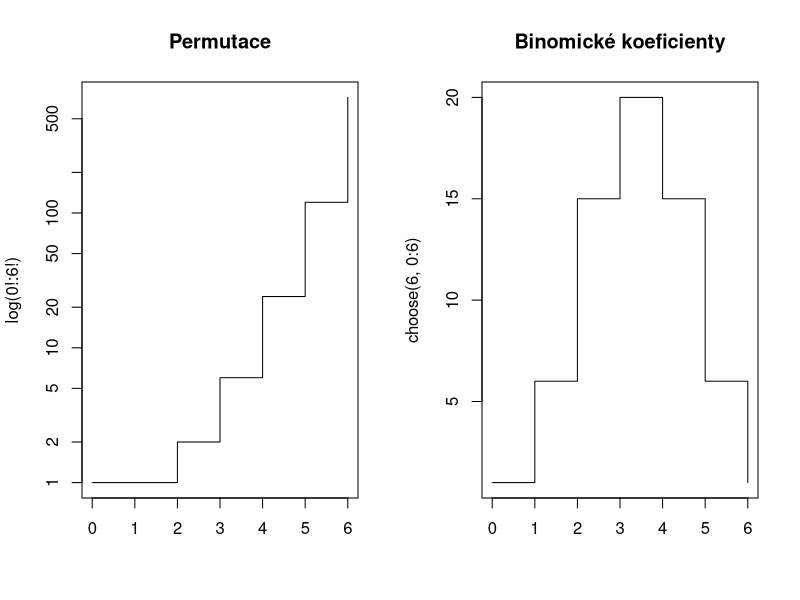
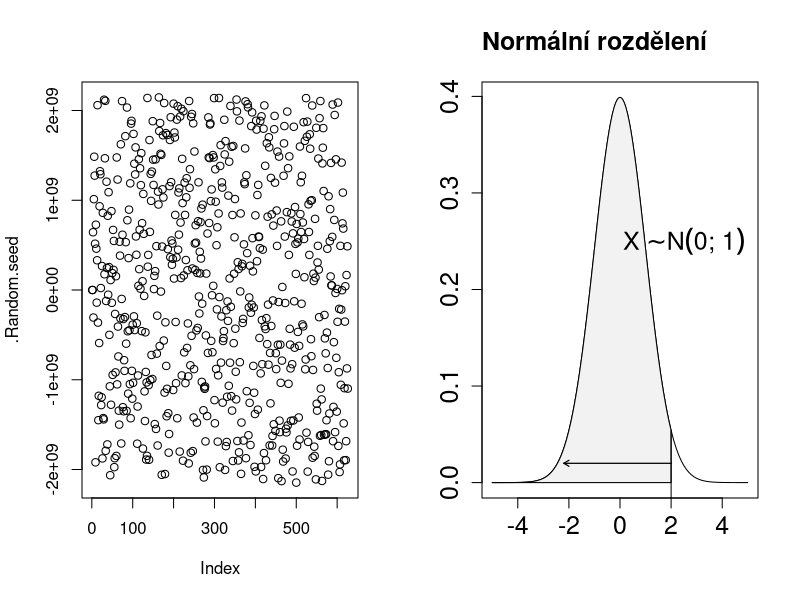
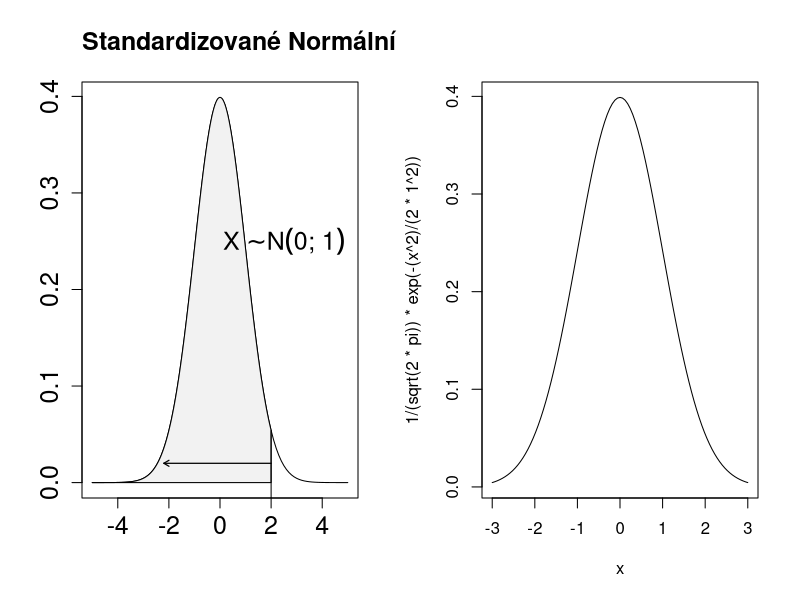
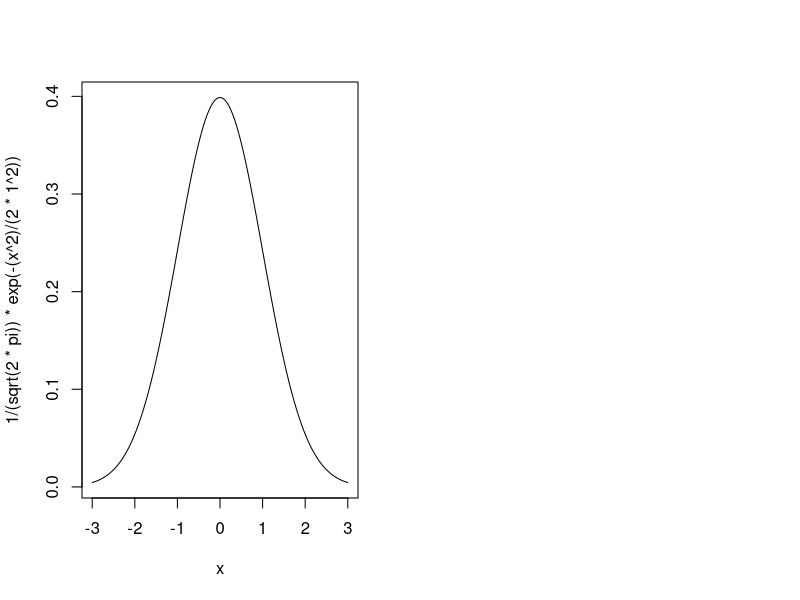

Write R code to recreate these figures, in order.
## ---- chunk 1
par(mfrow = c(1,2))
plot(x = 0:6, 
     y = factorial(0:6), 
     type = "s",
     main = "Permutace", 
     ylab = bquote("log(0!:6!)"), 
     xlab = "",
     log = "y")
plot(x = 0:6, 
     y = choose(6, 0:6), 
     type = "s", 
     xlab = "",
     main = "Binomické koeficienty")
## ---- chunk 2
x <- sample(x = 1:1e3, size = 1) # <1>
set.seed(x)  # <1>
runif(1)

set.seed(x)  # <2>
runif(2)
## ---- chunk 3
seed <- .Random.seed
head(seed, 10)
## ---- chunk 4
plot(.Random.seed)
## ---- chunk 5
x <- rnorm(n = 10, mean = 1.25, sd = 5.36)
mean(x)
sum(x)
median(x)
IQR(x)
fivenum(x)
## ---- chunk 6

## ---- chunk 7
# Define the sequence and normal distribution
x_values <- seq(from = -5, to = 2, by = 0.001)
DNORM <- dnorm(x_values)

curve(dnorm(x), -5, 5, 
      main = "Normální rozdělení", 
      cex.main = 1.5, #expression(paste(mu == 0, "; ", sigma == 1))
      cex.axis = 1.5,
      adj = 0, 
      xlab = "", 
      ylab = "")

polygon(x = c(x_values, 2, -5),
        y = c(DNORM, 0, 0),    
        col = "gray95", 
        border = 1)
segments(x0 = 2, x1 = 2, y0 = -0.2, y1 = dnorm(2))
arrows(x0 = 2, x1 = -2.2, y0 = 0.02, y1 = 0.02, length = 0.06, lwd = 1.2, code = 2, lty = 1)
text(x = 2.5, y = 0.25, expression(paste(X%~%N("0; 1"))), cex = 1.5)
## ---- chunk 8
# Define the sequence and normal distribution
x_values <- seq(from = -5, to = 2, by = 0.001)
DNORM <- dnorm(x_values)

curve(dnorm(x), -5, 5, 
      main = "Standardizované Normální rozdělení", 
      cex.main = 1.5, #expression(paste(mu == 0, "; ", sigma == 1)) 
      cex.axis = 1.5,
      adj = 0, 
      xlab = "", 
      ylab = "")

polygon(x = c(x_values, 2, -5),
        y = c(DNORM, 0, 0),    
        col = "gray95", 
        border = 1)
segments(x0 = 2, x1 = 2, y0 = -0.2, y1 = dnorm(2))
arrows(x0 = 2, x1 = -2.2, y0 = 0.02, y1 = 0.02, length = 0.06, lwd = 1.2, code = 2, lty = 1)
text(x = 2.5, y = 0.25, expression(paste(X%~%N("0; 1"))), cex = 1.5)
## ---- chunk 9
curve(expr = 1/(sqrt(2*pi))*exp(-(x^2)/(2*1^2)), from = -3, to = 3)
curve(expr = 1/(sqrt(2*pi))*exp(-(x^2)/(2*1^2)), from = -3, to = 3)
